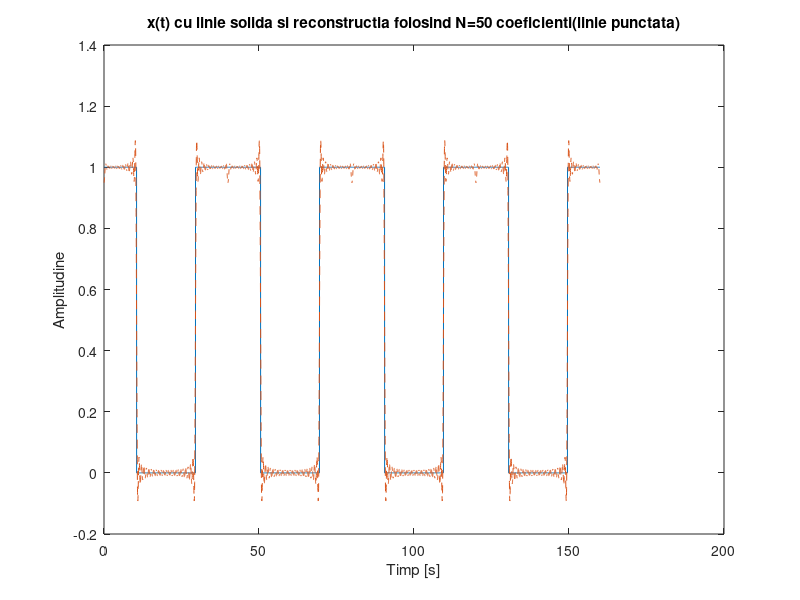
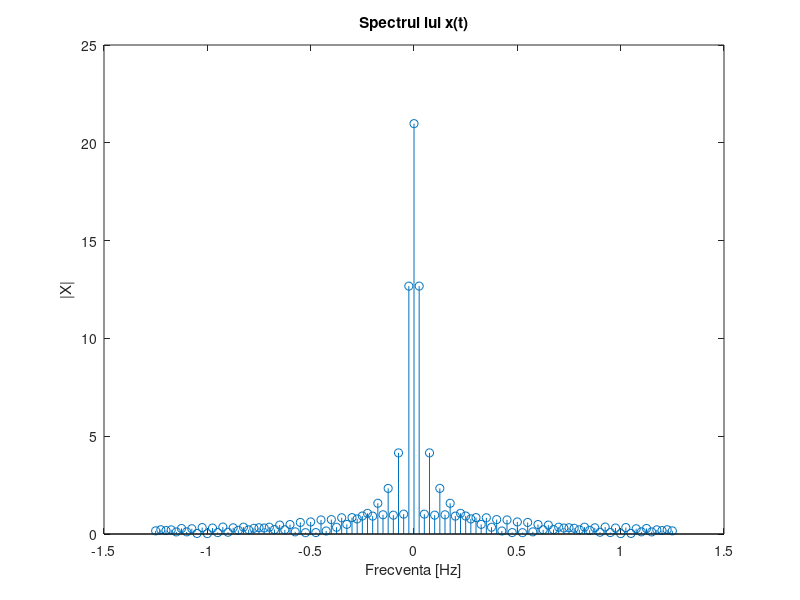

Source code (MATLAB) for these figures, in order:
N = 50; % numarul de coeficienti
D = 21; % durata
P = 40; % perioada
F=1/P; % frecventa 
w0=2*pi/P; % pulsatia
t=0:0.02:P-0.02; % timpul pe care calculam integrala (o perioada); 
                 % rezolutia temporala trebuie sa fie de 2 ori mai mica decat perioada semnalului (teorema esantionarii);

x = zeros(1,size(t,2)); % initializarea lui x cu zerouri
x(t<=D/2) =1; % de la 0 la D/2 x are valoarea 1
x(t>P-D/2) =1; % de la D/2 la P x are valoarea 1
t_4perioade = 0:0.02:4*P-0.02; % vectorul timp pentru reprezentarea pe 4 perioade
x_4perioade = repmat(x,1,4); % vectorul x pentru reprezentarea pe 4 perioade
   
% integrala numerica prin functia trapz
for k = -N:N
    x_temp = x;
    x_temp = x_temp.*exp(-j*k*w0*t); % vectorul inmultit cu termenul corespunzator
    X(k+51) = trapz(t,x_temp); % trapz calculeaza integrala prin metoda trapezului 
    %(imparte suprafata in forme trapezoidale pentru a calcula mai usor aria)
end

x_refacut(1:length(t)) = 0; % initializarea semnalului reconstruit cu N puncte

%reconstructia lui x(t) folosind N coeficienti
for index = 1:length(t);
for k = -N:N
x_refacut(index) = x_refacut(index) + (1/P)*X(k+N+1)*exp(j*k*w0*t(index));
end
end

figure(1);
plot(t_4perioade,x_4perioade); % afisarea lui x(t)
title('x(t) cu linie solida si reconstructia folosind N=50 coeficienti(linie punctata)');
hold on
x_refacut_4perioade = repmat(x_refacut,1,4); % generarea lui x reconstruit pentru 4 perioade
plot(t_4perioade,x_refacut_4perioade,'--'); % afisarea lui x reconstruit pentru 4 perioade
xlabel('Timp [s]');
ylabel('Amplitudine');

f = -N*F:F:N*F; % generarea vectorului de frecvente
figure(2);
stem(f,abs(X)); % afisarea lui X
title('Spectrul lui x(t)');
xlabel('Frecventa [Hz]');
ylabel('|X|');

%%
% Teoria seriilor Fourier ne spune
% ca orice semnal periodic poate fi aproximat printr-o suma infinita de sinusi si
% cosinusi de diferite frecvente fiecare ponderat cu un anumit coeficient. Acesti coeficienti
% reprezinta practic spectrul.
% Semnalul reconstruit folosind un numar finit de termeni se apropie ca
% forma de semnalul original cu o anumita marja de eroare. In plus se observa faptul ca semnalul poate fi aproximat printr-o
% suma de sinusoide: variatiile semanlului au un caracter de sinusoida.